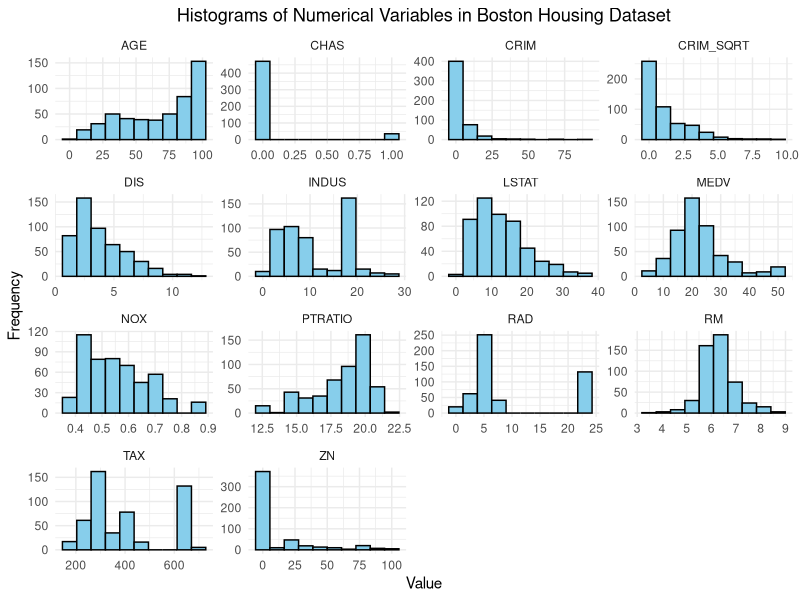
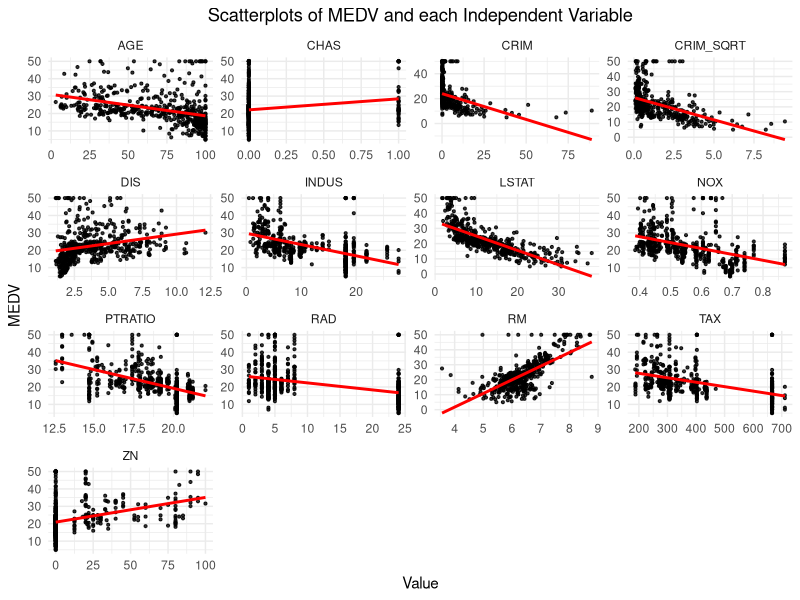

The R source for these figures, in order:
## ---- chunk 1
knitr::opts_chunk$set(echo = TRUE)
## ---- chunk 2
library(ggplot2)
library(dplyr)
library(tidyr)
library(readr)
library(forcats)
library(knitr)
## ---- chunk 3
boston <- read_csv("BostonHousing.csv")
## ---- chunk 4
# Square root transformation to handle skewness
boston <- boston %>%
  mutate(CRIM_SQRT = sqrt(CRIM))


# Data cleaning
# Number of missing values from each column
print(colSums(is.na(boston)))

# If there exists missing values, replace it with the mean of the variable
boston <- boston %>%
  mutate(across(everything(), ~ ifelse(is.na(.), mean(., na.rm = TRUE), .)))

# Check if missing values are adjusted
print(colSums(is.na(boston)))

# Checking if there are duplicated rows
print(nrow(boston[duplicated(boston), ]))

# Remove duplicated rows
boston <- boston %>% 
  distinct()

# Check if duplicated rows are successfully removed
print(nrow(boston[duplicated(boston), ]))
## ---- chunk 5
# Create correlation matrix
cor_matrix <- cor(boston)

# Function to mask the upper triangle and replace NA with space
lower_triangle_with_space <- function(matrix) {
  matrix[upper.tri(matrix)] <- NA
  return(matrix)
}

# Apply the function to the correlation matrix
cor_matrix_lower <- lower_triangle_with_space(cor_matrix)

# Format the correlation matrix to 3 digits
cor_matrix_lower <- format(round(cor_matrix_lower, 3), nsmall = 3)

# Calculate mean and standard deviation for each column
means <- colMeans(boston)
sds <- apply(boston, 2, sd)

# Combine mean, standard deviation and correlation matrix (table format)
result_table <- cbind(
  Mean = format(round(means, 3), nsmall = 3),
  SD = format(round(sds, 3), nsmall = 3),
  cor_matrix_lower
)

# Print the table
kable(result_table, caption = "Descriptive Statistics and Correlation Matrix")
## ---- chunk 6
# Reshape the data to a long format
boston_long <- boston %>%
  pivot_longer(cols = everything(), names_to = "variable", values_to = "value")

# Histogram for each numerical variable in the dataset
ggplot(boston_long, aes(x = value)) +
  geom_histogram(bins = 10, fill = "skyblue", color = "black") +
  facet_wrap(~ variable, scales = "free", ncol = 4) +
  theme_minimal() +
  theme(plot.title = element_text(hjust = 0.5)) +
  labs(title = "Histograms of Numerical Variables in Boston Housing Dataset",
       x = "Value",
       y = "Frequency")


boston_long <- boston %>%
  pivot_longer(cols = -MEDV, names_to = "variable", values_to = "value")

ggplot(boston_long, aes(x = value, y = MEDV)) +
  geom_point(alpha = 0.8, size = 0.75) +
  geom_smooth(method = "lm", se = FALSE, color = "red") +
  facet_wrap(~ variable, scales = "free", ncol = 4) +
  theme_minimal() +
  theme(plot.title = element_text(hjust = 0.5)) +
  labs(title = "Scatterplots of MEDV and each Independent Variable",
       x = "Value",
       y = "MEDV")

